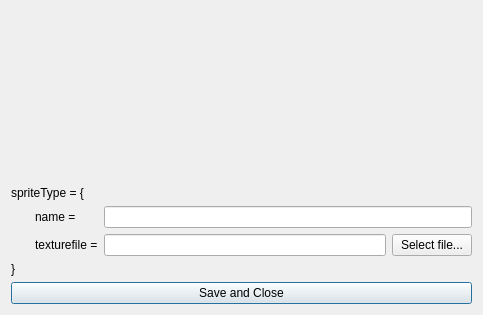
<?xml version="1.0" encoding="UTF-8"?>
<ui version="4.0">
 <class>gfxeditor</class>
 <widget class="QDialog" name="gfxeditor">
  <property name="geometry">
   <rect>
    <x>0</x>
    <y>0</y>
    <width>483</width>
    <height>315</height>
   </rect>
  </property>
  <property name="windowTitle">
   <string>Dialog</string>
  </property>
  <layout class="QGridLayout" name="gridLayout" rowstretch="0,0,0" columnstretch="3">
   <item row="2" column="0">
    <widget class="QPushButton" name="Save">
     <property name="text">
      <string>Save and Close</string>
     </property>
    </widget>
   </item>
   <item row="1" column="0">
    <layout class="QVBoxLayout" name="mainShit" stretch="9,0,0,0">
     <item>
      <layout class="QHBoxLayout" name="preview">
       <property name="sizeConstraint">
        <enum>QLayout::SetFixedSize</enum>
       </property>
      </layout>
     </item>
     <item>
      <widget class="QLabel" name="topDeco">
       <property name="text">
        <string>spriteType = {</string>
       </property>
      </widget>
     </item>
     <item>
      <layout class="QFormLayout" name="editableStuff">
       <property name="leftMargin">
        <number>24</number>
       </property>
       <item row="0" column="0">
        <widget class="QLabel" name="nameLabel">
         <property name="text">
          <string>name =</string>
         </property>
        </widget>
       </item>
       <item row="0" column="1">
        <widget class="QLineEdit" name="nameEdit"/>
       </item>
       <item row="2" column="0">
        <widget class="QLabel" name="texturefileLabel">
         <property name="text">
          <string>texturefile =</string>
         </property>
        </widget>
       </item>
       <item row="2" column="1">
        <layout class="QHBoxLayout" name="filepathHSort">
         <item>
          <widget class="QLineEdit" name="texturefileEdit"/>
         </item>
         <item>
          <widget class="QPushButton" name="FileDialogue">
           <property name="sizePolicy">
            <sizepolicy hsizetype="Maximum" vsizetype="Fixed">
             <horstretch>0</horstretch>
             <verstretch>0</verstretch>
            </sizepolicy>
           </property>
           <property name="text">
            <string>Select file...</string>
           </property>
          </widget>
         </item>
        </layout>
       </item>
      </layout>
     </item>
     <item>
      <widget class="QLabel" name="bottomDeco">
       <property name="text">
        <string>}</string>
       </property>
      </widget>
     </item>
    </layout>
   </item>
  </layout>
 </widget>
 <resources/>
 <connections/>
</ui>
